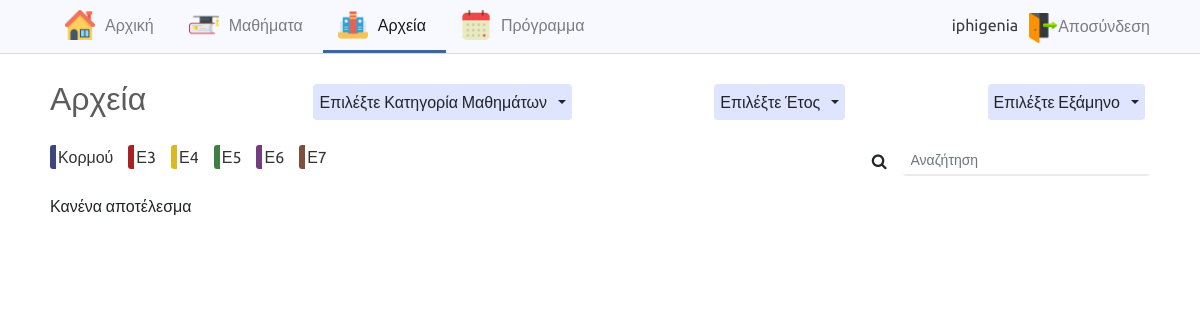
Screenshot of /list_files.php (signed in) with the database file from the repository.
### tables this page shows
CREATE TABLE `lessons` (
  `lesson_id` int(255) NOT NULL,
  `lesson_code` int(255) NOT NULL,
  `lesson_name` varchar(225) NOT NULL,
  `type` enum('Κορμού','Ε3','Ε4','Ε5','Ε6','Ε7') NOT NULL,
  `professor` varchar(225) NOT NULL,
  `year` enum('2016-2017','2017-2018','2018-2019','2019-2020','2020-2021','2023-2024') NOT NULL,
  `semester` enum('Χειμερινό','Εαρινό') NOT NULL
);

### php/types.php (called while the page is built, shortened)
<?php $username = $_SESSION['username'];
    $query="SELECT * FROM students WHERE username='$username'";
    $result = $db->query($query);
    if ($result->num_rows > 0) {
        while($row = $result->fetch_assoc()) {
            $student_id=$row['id'];
        }
    }
?>

### php/functions.php (called while the page is built, shortened)
<?php
function setEnums($array,$value) {
    $flag=false;
    $length=count($array);
    for($i=0;$i<$length;$i++){
        if($array[$i]==$value){
            $flag=true;
            break;
        }
    }
    if($flag==false)
        $array[$length]=$value;
    return $array;
}
$sql="SELECT * FROM `lessons` ORDER BY type";
$result = $db->query($sql);
if ($result->num_rows > 0) {
    $typoi = array();
    while($row = $result->fetch_assoc()) {
        $type=$row['type'];
        $typoi=setEnums($typoi,$type);
    }
}
?>

### list_files.php (the view, shortened to what this page needs)
<?php
    include("php/log.php");
    include("php/functions.php");
    include("php/types.php");
?>
<!DOCTYPE html>
<html lang="en">
<head>
    <link rel="stylesheet" href="https://stackpath.bootstrapcdn.com/bootstrap/4.4.1/css/bootstrap.min.css"
>
    <link rel="stylesheet" href="https://cdnjs.cloudflare.com/ajax/libs/font-awesome/4.7.0/css/font-awesome.min.css">
    <link rel="stylesheet" href="css/style.css">
</head>
<body>
    <nav class="navbar navbar-expand-lg navbar-light bg-light">
        <div class="collapse navbar-collapse" id="navbarNavDropdown">
            <ul class="navbar-nav menu-left">
                <li class="nav-item">
                    <img class="header-img" src="images/home.png" alt="Home image">
                    <a class="nav-link" href="index.php">Αρχική </a>
                </li>
                <li class="nav-item">
                    <img class="header-img" src="images/university.png" alt="University image">
                    <a class="nav-link" href="list_lessons.php">Μαθήματα</a>
                </li>
                <li class="nav-item active">
                    <img class="header-img" src="images/folder.png" alt="Folder image">
                    <a class="nav-link" href="list_files.php">Αρχεία</a>
                </li>
                <li class="nav-item">
                    <img class="header-img" src="images/calendar.png" alt="Calendar image">
                    <a class="nav-link" href="calendar.php">Πρόγραμμα</a>
                </li>
            </ul>
            <div class="div-log-out">
                <span id="login-name"><?php echo $username; ?></span>
                <span>
                    <a href="php/logout.php" id="logout">
                        <img src="images/logout.png" id="image-logout" alt="Logout image">Αποσύνδεση</a>
                </span>
            </div>
        </div>
    </nav>
    <div class="content">
        <div class="filters">
            <h2><a href="list_files.php">Αρχεία</a></h2>
            <div class="btn-group">
                <button type="button" class="btn ">Επιλέξτε Κατηγορία Μαθημάτων</button>
                <button type="button" class="btn dropdown-toggle dropdown-toggle-split" data-toggle="dropdown"
                    aria-haspopup="true" aria-expanded="false">
                </button>
            </div>
            <div class="btn-group">
                <button type="button" class="btn ">Επιλέξτε Έτος</button>
                <button type="button" class="btn dropdown-toggle dropdown-toggle-split" data-toggle="dropdown"
                    aria-haspopup="true" aria-expanded="false">
                </button>
            </div>
            <div class="btn-group">
                <button type="button" class="btn ">Επιλέξτε Εξάμηνο</button>
                <button type="button" class="btn dropdown-toggle dropdown-toggle-split" data-toggle="dropdown"
                    aria-haspopup="true" aria-expanded="false">
                </button>
            </div>
        </div>
        <div class="types">
            <?php
        $length = count($typoi);
        for($i=0;$i<$length;$i++){
            echo "<div class='types-box'><a href='?type=$typoi[$i]'>$typoi[$i]</a></div>";
        }
        ?>
        <div class="search-form">
            <form class="form-inline d-flex justify-content-center md-form form-sm mt-0" method="get" >
                <i class="fa fa-search" aria-hidden="true"></i>
                <input class="form-control form-control-sm ml-3 w-75" type="text" placeholder="Αναζήτηση" aria-label="Search" name="search" >
            </form>
        </div>
        </div>
        <div class='card-box card-lessons card-files'>
        <?php
            if($year_flag || $type_flag || $semester_flag || $search_flag){
                if($year_flag && !$type_flag && !$semester_flag && !$search_flag)
                    $sql="SELECT * FROM `files` NATURAL JOIN `assignments` NATURAL JOIN `lessons` WHERE student_id='$student_id' AND lessons.year='$year' ORDER BY lesson_name";
                else if(!$year_flag && $type_flag && !$semester_flag && !$search_flag)
                    $sql="SELECT * FROM `files` NATURAL JOIN `assignments` NATURAL JOIN `lessons` WHERE student_id='$student_id' AND type='$type' ORDER BY lesson_name";
                else if(!$year_flag && !$type_flag && $semester_flag && !$search_flag)
                    $sql="SELECT * FROM `files` NATURAL JOIN `assignments` NATURAL JOIN `lessons` WHERE student_id='$student_id' AND semester='$semester' ORDER BY lesson_name";
                else if(!$year_flag && !$type_flag && !$semester_flag && $search_flag)
                    $sql="SELECT * FROM `files` NATURAL JOIN `assignments` NATURAL JOIN `lessons` WHERE student_id='$student_id' AND CONCAT(filename, assignment_name, lesson_name, professor, year, semester) LIKE '%$search%' ORDER BY lesson_name";
                else if($year_flag && $type_flag && !$semester_flag && !$search_flag)
                $sql="SELECT * FROM `files` NATURAL JOIN `assignments` NATURAL JOIN `lessons` WHERE student_id='$student_id' AND lessons.year='$year' AND type='$type' ORDER BY lesson_name";
                else if($year_flag && !$type_flag && $semester_flag && !$search_flag)
                $sql="SELECT * FROM `files` NATURAL JOIN `assignments` NATURAL JOIN `lessons` WHERE student_id='$student_id' AND lessons.year='$year' AND semester='$semester' ORDER BY lesson_name";
                else if($year_flag && $type_flag && $semester_flag && !$search_flag)
                $sql="SELECT * FROM `files` NATURAL JOIN `assignments` NATURAL JOIN `lessons` WHERE student_id='$student_id' AND lessons.year='$year' AND type='$type' AND semester='$semester' ORDER BY lesson_name";
                else if(!$year_flag && $type_flag && $semester_flag && !$search_flag)
                $sql="SELECT * FROM `files` NATURAL JOIN `assignments` NATURAL JOIN `lessons` WHERE student_id='$student_id' AND type='$type' AND semester='$semester' ORDER BY lesson_name";
            }else{
                $sql="SELECT * FROM `files` NATURAL JOIN `assignments` NATURAL JOIN `lessons` WHERE student_id='$student_id' ORDER BY lesson_name";
            }
            $result = $db->query($sql);
            $today = date('Y-m-j', time());
        if ($result->num_rows > 0) {
            $count=0;
            $types = array();
            while($row = $result->fetch_assoc()) {
                $filepath=$row['filepath'];
                $assignment_id=$row['assignment_id'];
                $type=$row["type"];
                $year=$row["year"];
                $lesson_name=$row['lesson_name'];
                $lesson_id=$row['lesson_id'];
                $semester=$row["semester"];
                echo "<div class='card' style='width: 19rem;'>
                        <div class=' card-body card-body-1'>";
                            if($today<=$row['deadline'])
                                echo "<h5 class='card-title'><a href='upload.php?assignment_id=$assignment_id'>".$row['assignment_name']."</a></h5>";
                            else
                            echo "<h5 class='card-title'><a href=''>".$row['assignment_name']."</a></h5>";
                            echo"
                                    <h6 class='card-title'><a href='lesson.php?lesson_id=$lesson_id'>".$lesson_name."</a></h6>
                                </div>
                                <div class='card-body card-body-2'>
                                    <p class='card-text'>Διδάσκων: ". $row["professor"]."</p>
                                    <p class='card-text for-year'>Έτος: <a href='?year=$year'>".$row["year"]."</a></p>
                                    <p class='card-text for-semester'>Εξάμηνο: <a href='?semester=$semester'>".$row["semester"]."</a></p>
                                    <p class='card-text files-section'>
                                    <a class='file-button' href='$filepath' target='_blank'>". $row["filename"]."</a>
                                    <a class='download-button' href='php/download.php?assignment_id=$assignment_id'><i class='fa fa-download'> </i> Download</a>
                                    </p>
                        </div>
                      </div>";
            echo "<script>func('$type','$count');</script>";
            $count++;
            }
        } else {
            echo "<p>Κανένα αποτέλεσμα</p>";
        }
        ?>
        </div>
    </div>
</body>
</html>

### css/style.css (style rules this page uses)
body { max-width: 1905px; margin:0 auto; font-family: 'Ubuntu', sans-serif; }
.content { margin:auto 100px; }
.form-control { border: none; border-bottom: 2px solid #00000014; }
.card-box { display:flex; justify-content: space-between; }
.types { margin-top: 20px; margin-bottom: 5px; }
.types-box a { color:#333; font-size:16px; }
.types-box { display: inline-block; margin-bottom:20px; margin-right:15px; padding-left:2px; border-radius: 3px; }
.card-lessons { flex-wrap: wrap; justify-content: space-between; }
#login-name { margin: 0 10px; padding-bottom: 5px; color: rgba(0, 0, 0, 0.77); }
.div-log-out { height:53px; max-width: 500px; display: flex; justify-content: flex-end; align-items: center; float:right; border-bottom:3px solid transparent; margin-right: 100px; }
.div-log-out span { padding-top: 5px; }
.div-log-out a { color:rgba(0,0,0,.5); }
#image-logout { width:30px; height:30px; }
@media (min-width: 992px) { .navbar-expand-lg .navbar-collapse { display:block !important; } }
.bg-light { background-color: #f8f9ff!important; }
.header-img { width:30px; height:30px; margin-left:15px; }
#navbarNavDropdown { border-bottom: 1px solid #00000021; }
.nav-item { padding: 10px 0px 10px 0px; margin: 0px 0px 0px 0px; border-bottom: 3px solid transparent; display:flex; flex-direction: row; align-items: center; }
.nav-item.active { border-bottom: 3px solid hsl(218, 42%, 44%); }
.nav-link { margin-right:10px; padding-right:0px; }
nav.navbar.bg-light { padding: 0px 0px 0px 0px; margin-bottom:25px; }
.collapse.navbar-collapse { display:flex!important; justify-content: space-between; }
.navbar-nav { margin-left: 100px; }
.navbar-nav .nav-link { padding:0px 10px!important; }
.menu-left { float:left; }
h2 a { color:#5c5c5c; text-decoration:none; }
.filters { display: flex; justify-content: space-between; }
.filters h2 { margin-right:30px; }
.filters .btn-group,.filters .btn-group .btn { padding:5px; }
.filters .btn-group .btn { background-color: #dfe4ff; }
.search-form { width: 30%; float: right; }
.search-form .justify-content-center { justify-content: flex-end !important; }
@media (max-width: 1200px) { .content { margin: auto 50px; } }
@media (max-width: 1200px) { .navbar-nav { margin-left: 50px; } }
@media (max-width: 1200px) { .div-log-out { margin-right: 50px; } }
@media (max-width: 1200px) { .navbar-nav { flex-direction: row; } }
@media (max-width: 1200px) { .filters h2 { display: flex; flex-direction: column; } }
@media (max-width: 1200px) { .filters .btn-group { height: 50%; align-self: center; } }

### rows the page displays
lessons: type "Κορμού", type "Ε3", type "Ε4", type "Ε5", type "Ε6", type "Ε7"

### other values shown
$username "iphigenia"
